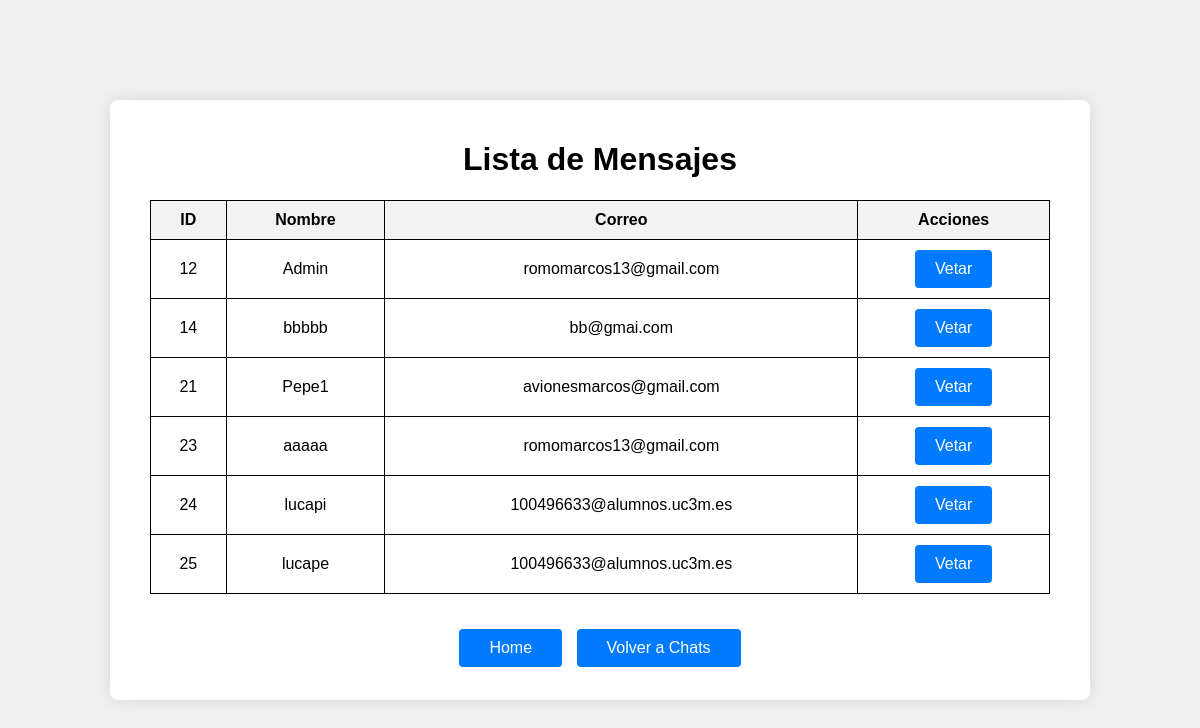
Page /vetar on the earlier database version.
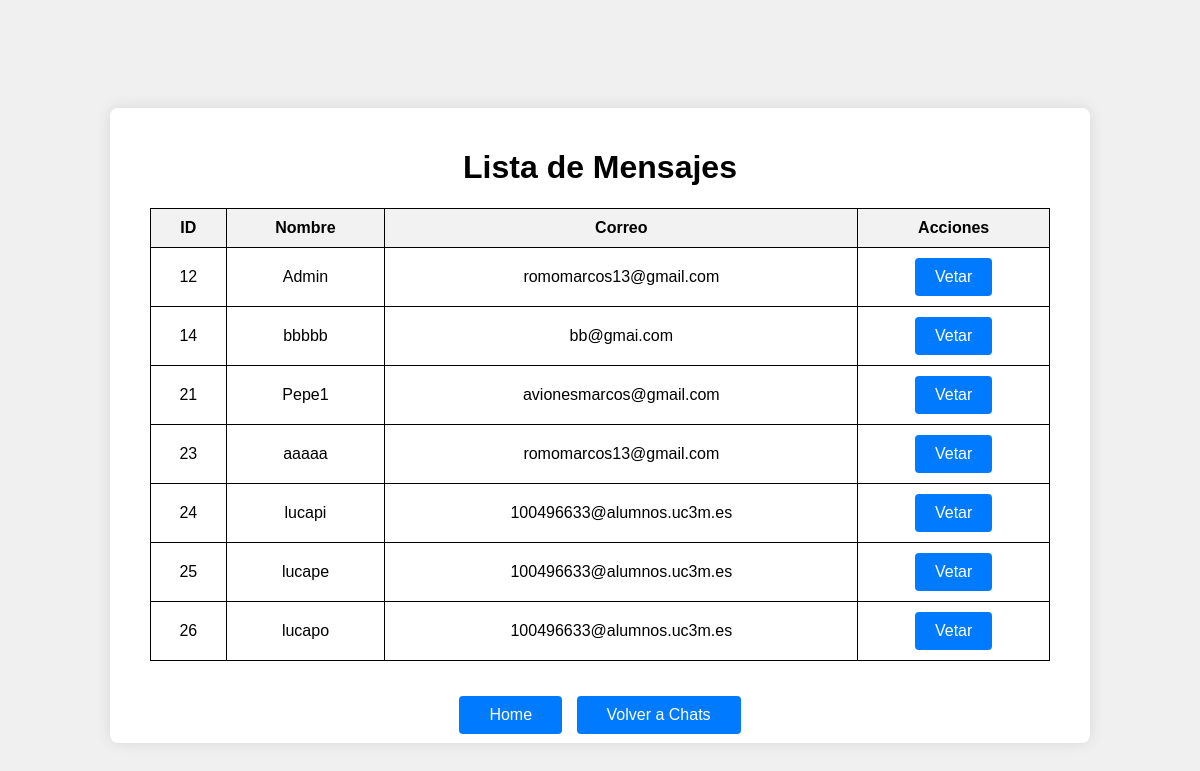
Same page on the later database version.
### tables this page shows
CREATE TABLE users(
    id INTEGER PRIMARY KEY AUTOINCREMENT,
    username string UNIQUE, 
    pwd string NOT NULL,
    salt string NOT NULL,
    rol string NOT NULL,
    correo string NOT NULL,
    public_ip string NULL);

### app.py (the view)
@app.route("/vetar")
def vetarusuarios():
    usuariostotales = app_admin.vetarusuarios_admin()
    return render_template("vetar.html", usuariostotales=usuariostotales)

### app_admin.py (called while the page is built)
def vetarusuarios_admin():
    conn = sql.connect('cripto.sqlite')
    conn.row_factory = sql.Row
    cursor = conn.cursor()
    cursor.execute("""
            SELECT id, username, correo
            FROM users
        """)
    usuariosto = cursor.fetchall()
    usuariostotales = []
    for user in usuariosto:
        usuariostotales.append({
            "id": user["id"],
            "username": user["username"],
            "correo": user["correo"]
        })
    conn.close()
    usuariostotales = sorted(usuariostotales, key=lambda x: x['id'])
    return usuariostotales

### templates/vetar.html (shortened to what this page needs)
<!DOCTYPE html>
<html lang="es">
<head>
    <link rel="stylesheet" href="{{ url_for('static', filename='style/chatc.css') }}">
</head>
<body>
    <div class="container2">
        <h1>Lista de Mensajes</h1>
        <table>
            <thead>
                <tr>
                    <th>ID</th>
                    <th>Nombre</th>
                    <th>Correo</th>
                    <th>Acciones</th>
                </tr>
            </thead>
            <tbody>
                {% for user in usuariostotales %}
                <tr>
                    <td>{{ user.id }}</td>
                    <td>{{ user.username }}</td>
                    <td>{{ user.correo }}</td>
                    <td>
                        <form action="{{ url_for('eliminar_usuario', user_id=user.id, correo=user.correo, username=user.username) }}" method="post" style="display:inline;">
                            <button id="vetar" type="submit">Vetar</button>
                        </form>
                    </td>
                </tr>
                {% endfor %}
            </tbody>
        </table>
        <div class="links">
            <a href="/home" class="botonesheader">Home</a>
            <a href="/chat" class="botonesheader">Volver a Chats</a>
        </div>
    </div>
</body>
</html>

Differences in the rows shown:
added users: id "26", username "lucapo", correo "100496633@alumnos.uc3m.es"
